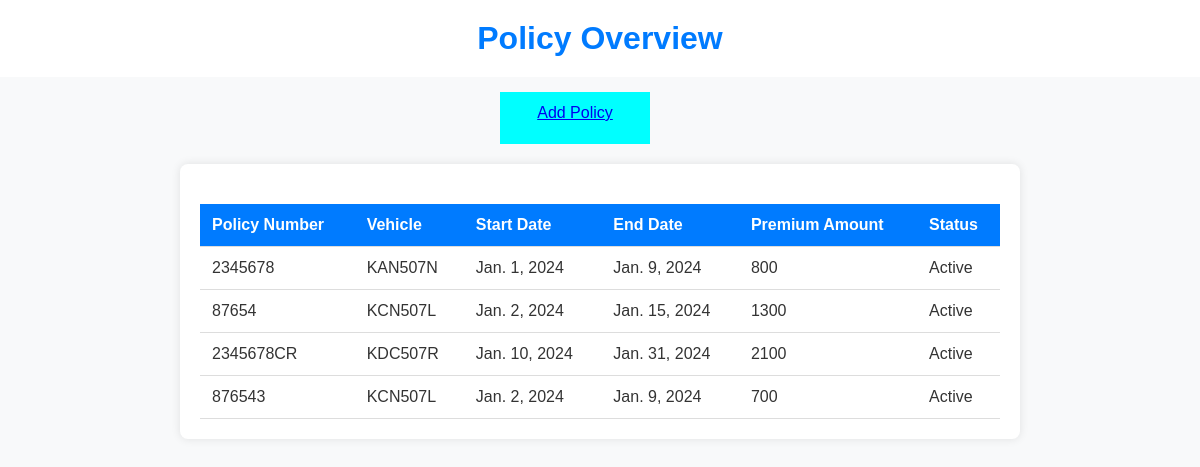
Before: /update_policy/ with the older database file.
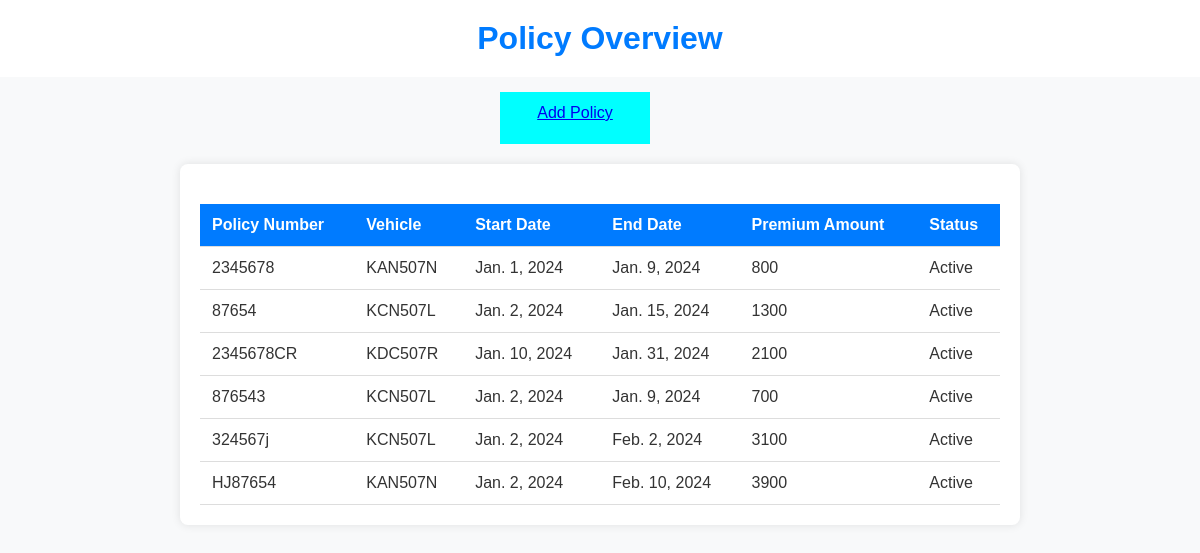
After: the same page with the newer database file.
### insuarance/models.py (models this page shows, shortened)
class Policy(models.Model):
    policy_number = models.CharField(max_length = 50, unique=True)
    start_date = models.DateField()
    end_date = models.DateField()
    premium_amount = models.IntegerField()
    status = models.CharField(
        max_length=10,
        choices=STATUS_CHOICES,
        default='Active'
    )
    vehicle = models.ForeignKey('Vehicle', on_delete=models.CASCADE, related_name='policies', default=None)

class Vehicle(models.Model):
    owner = models.ForeignKey(Customer, on_delete=models.CASCADE)
    model = models.CharField(max_length=30)
    make = models.CharField(max_length=30)
    type = models.CharField(max_length=30)
    number_plate = models.CharField(max_length=20, unique=True)
    color = models.CharField(max_length=30)
    year = models.DateField()
    milleage = models.IntegerField(default=0)
    vehicle_price = models.FloatField(default=0)
    vehicle_policies = models.ManyToManyField(Policy, related_name='vehicles', blank=True)
    def __str__(self):
        return f"{self.number_plate} "

### insuarance/views.py (the view)
# urls.py: path('update_policy/', update_policy, name='update_policy'),
def update_policy(request):
    policies = Policy.objects.all()
    for policy in policies:
        date_difference = policy.end_date - policy.start_date
        policy.date_difference = date_difference.days
        if policy.status == 'Expired' or 'Canceled':
            amount = policy.date_difference * 100
            policy.premium_amount = amount
            policy.status = 'Active'
            policy.save()
    return render(request, 'update_policy.html', {'policies': policies})

### insuarance/templates/update_policy.html (shortened to what this page needs)
<!DOCTYPE html>
<html lang="en">
<head>
</head>
<body>
    <header>
        <h1>Policy Overview</h1>
    </header>
    <div><a href="{% url 'insuarance:add_policy'%}">Add Policy</a></div>
    <main>
        <table>
            <thead>
                <tr>
                    <th>Policy Number</th>
                    <th>Vehicle</th>
                    <th>Start Date</th>
                    <th>End Date</th>
                    <th>Premium Amount</th>
                    <th>Status</th>
                </tr>
            </thead>
            <tbody>
                {% for policy in policies %}
                    <tr>
                        <td>{{ policy.policy_number }}</td>
                        <td>{{ policy.vehicle }}</td>
                        <td>{{ policy.start_date}}</td>
                        <td>{{ policy.end_date }}</td>
                        <td>{{ policy.premium_amount }}</td>
                        <td>{{ policy.status }}</td>
                    </tr>
                {% endfor %}
            </tbody>
        </table>
    </main>
</body>
</html>

Changed rows visible on the page:
added Policy: policy_number "324567j", vehicle "KCN507L", start_date "Jan. 2, 2024", end_date "Feb. 2, 2024", premium_amount "3100", status "Active"
added Policy: policy_number "HJ87654", vehicle "KAN507N", start_date "Jan. 2, 2024", end_date "Feb. 10, 2024", premium_amount "3900", status "Active"
